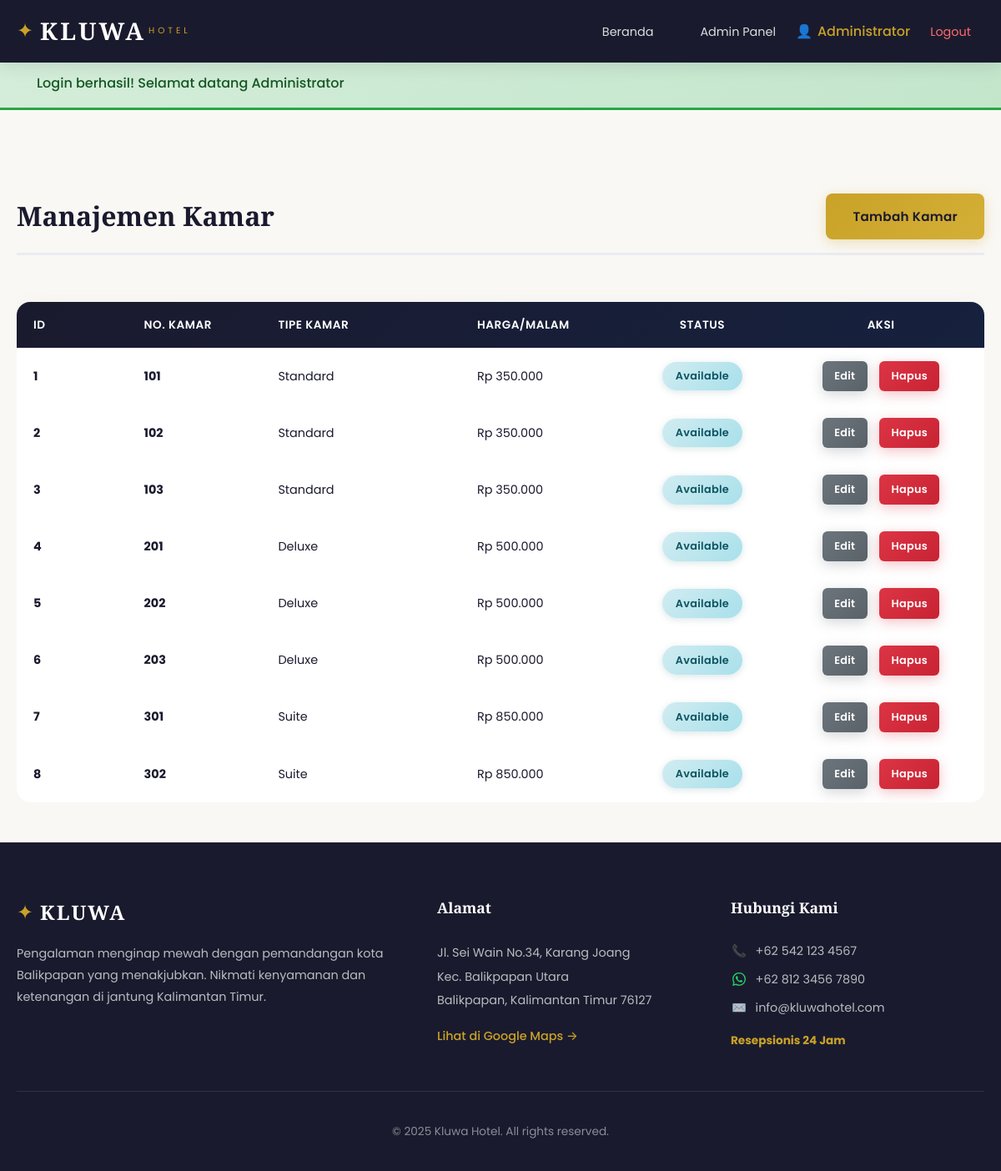
/index.php?route=admin/rooms (signed in), run on an earlier commit of the app's database.
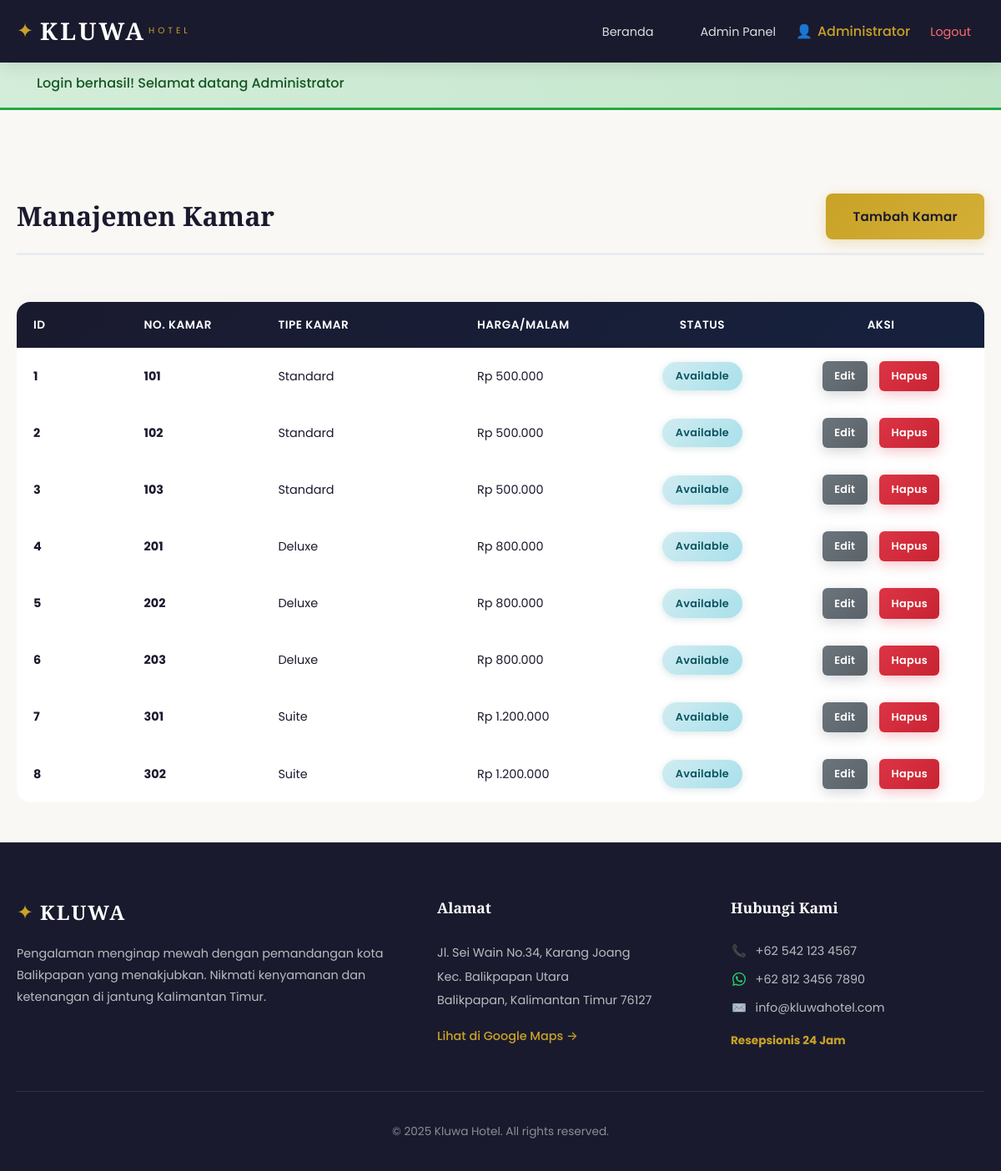
And on a later commit of the database.
### tables this page shows
CREATE TABLE IF NOT EXISTS rooms (
    id INT PRIMARY KEY AUTO_INCREMENT,
    room_type_id INT NOT NULL,
    room_number VARCHAR(20) NOT NULL UNIQUE,
    status ENUM('Available', 'Maintenance') DEFAULT 'Available',
    created_at TIMESTAMP DEFAULT CURRENT_TIMESTAMP,
    FOREIGN KEY (room_type_id) REFERENCES room_types(id)
);

CREATE TABLE IF NOT EXISTS room_types (
    id INT PRIMARY KEY AUTO_INCREMENT,
    name VARCHAR(100) NOT NULL,
    price DECIMAL(12,2) NOT NULL,
    description TEXT,
    image VARCHAR(255),
    created_at TIMESTAMP DEFAULT CURRENT_TIMESTAMP
);

### config/koneksi.php (called while the page is built)
<?php
class Database {
    private $host = "localhost";
    private $db_name = "kluwa_hotel";
    private $username = "root";
    private $password = "";
    public function getConnection() {
        try {
            $conn = new PDO(
                "mysql:host={$this->host};dbname={$this->db_name}",
                $this->username,
                $this->password,
                [PDO::ATTR_ERRMODE => PDO::ERRMODE_EXCEPTION]
            );
            $conn->exec("SET NAMES utf8");
            return $conn;
        } catch(PDOException $e) {
            die("Connection Error: " . $e->getMessage());
        }
    }
}
?>

### controllers/BaseController.php (called while the page is built, shortened)
<?php
class BaseController {
    public function __construct() {
        $database = new Database();
        $this->db = $database->getConnection();
    }
    protected function view($viewPath, $data = []) {
        extract($data);
        include 'views/layouts/header.php';
        include "views/{$viewPath}.php";
        include 'views/layouts/footer.php';
    }
}
?>

### controllers/AdminController.php (called while the page is built, shortened)
<?php
class AdminController extends BaseController {
    private $roomModel;
    public function __construct() {
        $this->roomModel = new Room_model($this->db);
    }
    public function rooms() {
        $rooms = $this->roomModel->getAll();
        $this->view('admin/rooms', ['rooms' => $rooms]);
    }
}
?>

### helpers.php (called while the page is built, shortened)
<?php
function isLoggedIn() {
    return isset($_SESSION['user_id']);
}
function isAdmin() {
    return isset($_SESSION['role_name']) && $_SESSION['role_name'] === 'Admin';
}
function e($value) {
    return htmlspecialchars($value, ENT_QUOTES, 'UTF-8');
}
function formatRupiah($number) {
    return "Rp " . number_format($number, 0, ',', '.');
}
function url($route = '', $params = []) {
    $base = dirname($_SERVER['SCRIPT_NAME']);
    if ($base === '/' || $base === '\\') $base = '';
    $url = $base . '/index.php' . ($route ? '?route=' . $route : '');
    foreach ($params as $key => $value) {
        $url .= '&' . $key . '=' . urlencode($value);
    }
    return $url;
}
function asset($path) {
    $base = dirname($_SERVER['SCRIPT_NAME']);
    if ($base === '/' || $base === '\\') $base = '';
    return $base . '/' . ltrim($path, '/');
}
function getFlash() {
    if (isset($_SESSION['flash_message'])) {
        $flash = [
            'type' => $_SESSION['flash_type'],
            'message' => $_SESSION['flash_message']
        ];
        return $flash;
    }
    return null;
}
?>

### models/Room_model.php (called while the page is built, shortened)
<?php
class Room_model {
    protected $qb;
    public function __construct($db) {
        $this->qb = new QueryBuilder($db);
    }
    public function getAll() {
        $this->qb->table('rooms');
        $this->qb->select(['rooms.*', 'room_types.name as room_type_name', 'room_types.price']);
        $this->qb->join('room_types', 'rooms.room_type_id', '=', 'room_types.id');
        return $this->qb->get();
    }
}
?>

### models/QueryBuilder.php (called while the page is built, shortened)
<?php
class QueryBuilder {
    protected $db;
    protected $table;
    protected $selects = ['*'];
    protected $joins = [];
    protected $bindings = [];
    public function __construct(PDO $db) {
        $this->db = $db;
    }
    protected function newQuery(): self {
        $this->selects = ['*'];
        $this->joins = [];
        $this->limit = null;
        $this->offset = null;
        $this->bindings = [];
        return $this;
    }
    public function table(string $table): self {
        $this->table = $table;
        return $this;
    }
    public function select(array $columns = ['*']): self {
        $this->selects = $columns;
        return $this;
    }
    public function join(string $table, string $first, string $operator, string $second): self {
        $this->joins[] = "JOIN $table ON $first $operator $second";
        return $this;
    }
    protected function buildSelectQuery(): string {
        $sql = "SELECT " . implode(', ', $this->selects) . " FROM " . $this->table;
        if (!empty($this->joins)) {
            $sql .= " " . implode(' ', $this->joins);
        }
        return $sql;
    }
    public function get(): array {
        $stmt = $this->db->prepare($this->buildSelectQuery());
        $stmt->execute($this->bindings);
        return $stmt->fetchAll(PDO::FETCH_ASSOC);
    }
}
?>

### views/admin/rooms.php (the view)
<div class="container">
    <div class="page-header">
        <h2>Manajemen Kamar</h2>
        <a href="<?php echo url('admin/roomForm'); ?>" class="btn btn-primary">Tambah Kamar</a>
    </div>
    <?php if (!empty($rooms)): ?>
        <div class="table-responsive">
            <table class="data-table">
                <thead>
                    <tr>
                        <th style="width: 60px;">ID</th>
                        <th style="width: 120px;">No. Kamar</th>
                        <th style="width: 180px;">Tipe Kamar</th>
                        <th style="width: 150px;">Harga/Malam</th>
                        <th style="width: 120px; text-align: center;">Status</th>
                        <th style="width: 160px; text-align: center;">Aksi</th>
                    </tr>
                </thead>
                <tbody>
                    <?php foreach ($rooms as $room): ?>
                        <tr>
                            <td><strong><?php echo $room['id']; ?></strong></td>
                            <td><strong><?php echo e($room['room_number']); ?></strong></td>
                            <td><?php echo e($room['room_type_name']); ?></td>
                            <td><?php echo formatRupiah($room['price']); ?></td>
                            <td style="text-align: center;">
                                <span class="status-badge status-<?php echo strtolower($room['status']); ?>">
                                    <?php echo e($room['status']); ?>
                                </span>
                            </td>
                            <td>
                                <div class="table-actions">
                                    <a href="<?php echo url('admin/roomForm', ['id' => $room['id']]); ?>"
                                       class="btn btn-small btn-secondary">Edit</a>
                                    <a href="<?php echo url('admin/deleteRoom', ['id' => $room['id']]); ?>"
                                       class="btn btn-small btn-danger"
                                       onclick="return confirm('Yakin ingin menghapus kamar ini?')">Hapus</a>
                                </div>
                            </td>
                        </tr>
                    <?php endforeach; ?>
                </tbody>
            </table>
        </div>
    <?php else: ?>
        <p class="no-data">Belum ada kamar.</p>
    <?php endif; ?>
</div>

### index.php (shortened to what this page needs)
<?php
require_once 'config/koneksi.php';
require_once 'models/QueryBuilder.php';
require_once 'helpers.php';
require_once 'controllers/BaseController.php';
spl_autoload_register(function ($class) {
    $folders = ['models', 'controllers'];
    foreach ($folders as $folder) {
        $file = __DIR__ . '/' . $folder . '/' . $class . '.php';
        if (file_exists($file)) {
            return;
        }
    }
});
$route = isset($_GET['route']) ? $_GET['route'] : 'home';
if ($route === 'home') {
    $controller = new HomeController();
    $controller->index();
} else {
    $parts = explode('/', $route);
    if (count($parts) === 2) {
        $controllerName = ucfirst($parts[0]) . 'Controller';
        $methodName = $parts[1];
        if (class_exists($controllerName)) {
            $controller = new $controllerName();
            if (method_exists($controller, $methodName)) {
                $controller->$methodName();
            } else {
                http_response_code(404);
                echo "<h1>404 - Method tidak ditemukan</h1>";
            }
        } else {
            http_response_code(404);
            echo "<h1>404 - Controller tidak ditemukan</h1>";
        }
    } else {
        http_response_code(404);
        echo "<h1>404 - Halaman tidak ditemukan</h1>";
    }
}
?>

### views/layouts/header.php (shortened to what this page needs)
<!DOCTYPE html>
<html lang="id">
<head>
    <link rel="stylesheet" href="<?php echo asset('css/style.css'); ?>">
</head>
<body data-page="<?php echo $_GET['route'] ?? 'home'; ?>">
    <nav class="navbar">
        <div class="container">
            <a href="<?php echo url('home'); ?>" class="logo">
                <span class="logo-icon">✦</span>
                <span class="logo-text">KLUWA</span>
                <span class="logo-tagline">HOTEL</span>
            </a>
            <ul class="nav-menu">
                <li><a href="<?php echo url('home'); ?>">Beranda</a></li>
                <?php if (isLoggedIn()): ?>
                    <?php if (isAdmin()): ?>
                        <li class="nav-dropdown">
                            <a href="<?php echo url('admin/dashboard'); ?>">Admin Panel</a>
                        </li>
                        <li class="nav-user admin-user">
                            <span class="user-icon">👤</span>
                            <span class="user-name"><?php echo e($_SESSION['user_name']); ?></span>
                        </li>
                        <li><a href="<?php echo url('auth/logout'); ?>" class="btn-nav-logout">Logout</a></li>
                    <?php endif; ?>
                <?php else: ?>
                    <li><a href="<?php echo url('auth/login'); ?>" class="btn-nav-login">Masuk</a></li>
                    <li><a href="<?php echo url('auth/register'); ?>" class="btn-nav-register">Daftar</a></li>
                <?php endif; ?>
            </ul>
        </div>
    </nav>
    <?php
    $flash = getFlash();
    if ($flash):
    ?>
        <div class="alert alert-<?php echo $flash['type']; ?>">
            <div class="container">
                <?php echo e($flash['message']); ?>
            </div>
        </div>
    <?php endif; ?>
    <main class="main-content">

### views/layouts/footer.php (shortened to what this page needs)
    </main>
    <footer class="footer">
        <div class="container">
            <div class="footer-content">
                <div class="footer-section footer-brand">
                    <div class="footer-logo">
                        <span class="logo-icon">✦</span>
                        <span class="logo-text">KLUWA</span>
                    </div>
                    <p class="footer-desc">Pengalaman menginap mewah dengan pemandangan kota Balikpapan yang menakjubkan. Nikmati kenyamanan dan ketenangan di jantung Kalimantan Timur.</p>
                </div>
                <div class="footer-section">
                    <h3>Alamat</h3>
                    <p class="footer-address">
                        Jl. Sei Wain No.34, Karang Joang<br>
                        Kec. Balikpapan Utara<br>
                        Balikpapan, Kalimantan Timur 76127
                    </p>
                    <a href="https://maps.app.goo.gl/BCOOY2NeZ8oSFRsq8" target="_blank" class="footer-map-link">
                        Lihat di Google Maps →
                    </a>
                </div>
                <div class="footer-section">
                    <h3>Hubungi Kami</h3>
                    <div class="footer-contact-list">
                        <div class="contact-item">
                            <span class="contact-icon">📞</span>
                            <span>+62 542 123 4567</span>
                        </div>
                        <div class="contact-item">
                            <span class="contact-icon wa-icon">
                            </span>
                            <span>+62 812 3456 7890</span>
                        </div>
                        <div class="contact-item">
                            <span class="contact-icon">✉️</span>
                            <span>info@kluwahotel.com</span>
                        </div>
                    </div>
                    <p class="footer-hours">
                        <strong>Resepsionis 24 Jam</strong>
                    </p>
                </div>
            </div>
            <div class="footer-bottom">
                <p>&copy; <?php echo date('Y'); ?> Kluwa Hotel. All rights reserved.</p>
            </div>
        </div>
    </footer>
</body>
</html>

What changed in the data, as far as the page shows it:
changed through a linked row, rooms id 1: room_type.price "Rp 350.000" → "Rp 500.000"
changed through a linked row, rooms id 2: room_type.price "Rp 350.000" → "Rp 500.000"
changed through a linked row, rooms id 3: room_type.price "Rp 350.000" → "Rp 500.000"
changed through a linked row, rooms id 4: room_type.price "Rp 500.000" → "Rp 800.000"
changed through a linked row, rooms id 5: room_type.price "Rp 500.000" → "Rp 800.000"
changed through a linked row, rooms id 6: room_type.price "Rp 500.000" → "Rp 800.000"
changed through a linked row, rooms id 7: room_type.price "Rp 850.000" → "Rp 1.200.000"
changed through a linked row, rooms id 8: room_type.price "Rp 850.000" → "Rp 1.200.000"
